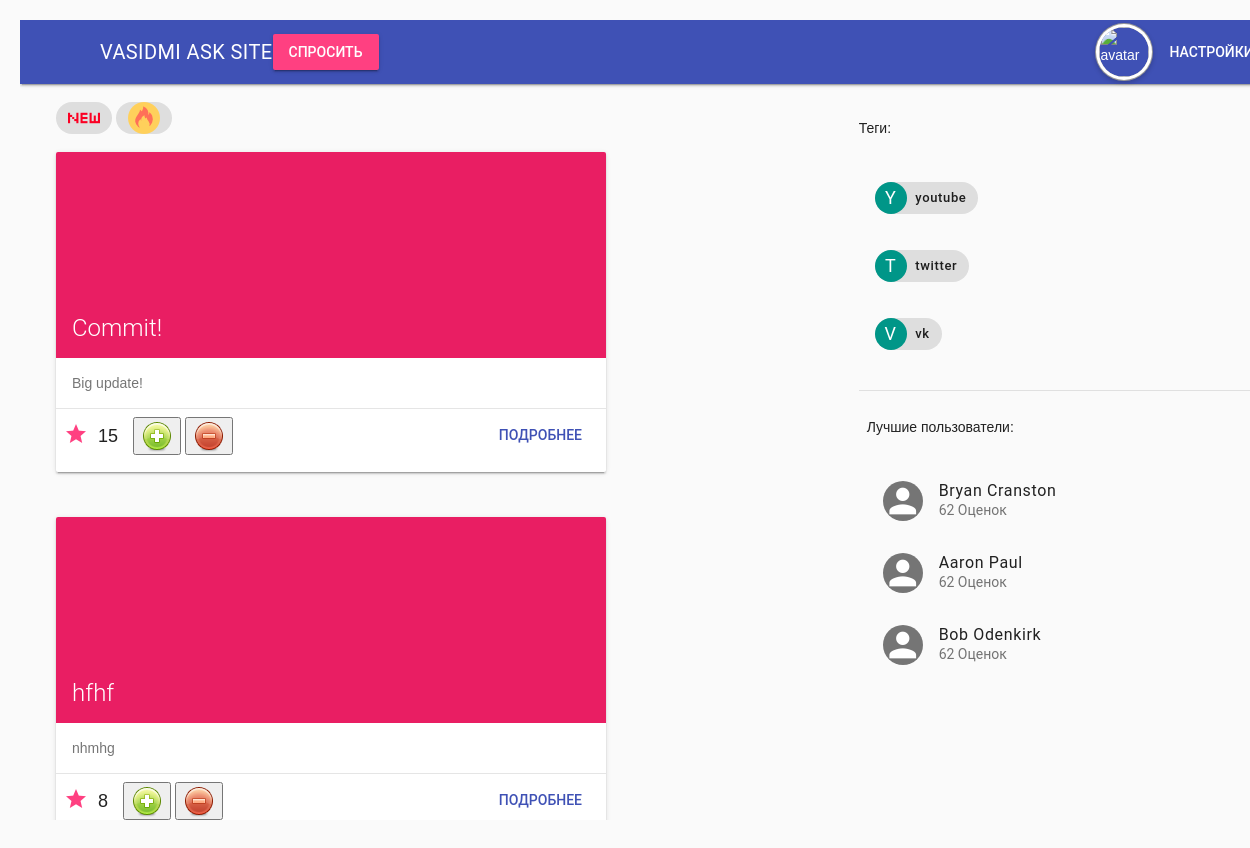
Page /q/new/ (signed in) on the committed database.
### questions/models.py (models this page shows, shortened)
class Question(models.Model):
    class Meta:
        db_table = "questions"
    user = models.ForeignKey(User)
    title = models.CharField(max_length = 255)
    text = models.TextField()
    rating = models.IntegerField(default = 0, db_index=True)
    created = models.DateTimeField(default = datetime.datetime.now)
    tags = models.ManyToManyField(Tag)
    objects=QuestionManager()

class Tag(models.Model):
    class Meta:
        db_table = "tags"
    name = models.CharField(max_length = 20, unique = True)
    used = models.IntegerField(default=0)
    objects=TagManager()

### questions/views.py (the view)
# urls.py: url(r'^q/new/$', views.questions_list, name='new_q'),
def questions_list(request):
    if request.POST and 'qfilter' in request.POST:
        qfilter = request.POST['qfilter']
        if qfilter == 'new':
            questions = Question.objects.newest()
        if qfilter == 'trend':
            questions = Question.objects.hot()
        request.session['qfilter'] = qfilter
        return HttpResponse("reload")
    else:
        if 'qfilter' in request.session:
            qfilter = request.session['qfilter']
            if qfilter == 'new':
                questions = Question.objects.newest()
            if qfilter == 'trend':
                questions = Question.objects.hot()
        else:
            questions = Question.objects.newest()
    page = request.GET.get('page')
    tags = Tag.objects.getPopularTags()
    return render(request, 'questions/questions_list.html', {'questions': questions,'tags':tags,'paginator':PaginatorClass.paginate(questions,page)})

### questions/models.py (called while the page is built)
    def newest(self):
        return self.order_by('-id')

    def getPopularTags(self):
        tags = Tag.objects.all()
        return sorted(tags,key=lambda tag:tag.used, reverse=True)[0:3]

### questions/paginator.py (called while the page is built)
    def paginate(data, page):
        paginator = Paginator(data, 3)
        try:
            paginator = paginator.page(page)
        except PageNotAnInteger:
            paginator = paginator.page(1)
        except EmptyPage:
            if int(page) < 1:
                paginator = paginator.page(1)
            else:
                paginator = paginator.page(paginator.num_pages)
        return paginator

### questions/templates/questions/questions_list.html
{% extends 'questions/base.html' %}{% block post %} {% if questions.count == 0 %}
<h5>Нет вопросов</h5> {% else %} {% for question in paginator %}
<div class="demo-card-square mdl-card mdl-shadow--2dp">
  <div class="mdl-card__title mdl-card--expand">
    <h2 class="mdl-card__title-text">{{ question.title }}</h2>
  </div>
  <div class="mdl-card__supporting-text">
    {{ question.text|truncatewords:20 }}
  </div>
  <div class="mdl-card__actions mdl-card--border">
    <a style="float: left;margin-top: 5px" class="mdl-list__item-secondary-action"><i class="material-icons">star</i></a>
    <p post-rating-id="{{ question.pk }}" style="float: left;font-size: large;margin-top: 7px;margin-left: 10px">{{ question.rating }}</p>
    {% if user.is_authenticated %}
    <button id="likebtn" q-id="{{ question.pk }}" style="margin-left: 15"><img src="/like.png" style="vertical-align: middle"></button>
    <button id="dislikebtn" q-id="{{ question.pk }}"><img src="/dislike.png" style="vertical-align: middle"></button> {% endif %}
    <a href="{% url 'post' question.id %}" class="mdl-button mdl-button--colored mdl-js-button mdl-js-ripple-effect" style="float: right;">
          Подробнее
        </a>
  </div>
</div>
{% endfor %} {% endif %} {% include 'questions/pagination.html' %} {% endblock %}

### questions/templates/questions/site_tags.html
<ul class="demo-list-item mdl-list">
  {% for tag in tags %}
  <li class="mdl-list__item">
    <span class="mdl-list__item-primary-content">
      <span class="mdl-chip mdl-chip--contact">
    <span class="mdl-chip__contact mdl-color--teal mdl-color-text--white">{{ tag.name|slice:"1"|capfirst }}</span>
    <a style="text-decoration: none;color: inherit;" href="/posts/tag/{{tag.name}}"><span class="mdl-chip__text">{{ tag.name }}</span></a>
    </span>
    </span>
  </li>
  {% endfor %}
</ul>

### questions/static/css/question.css (style rules this page uses)
.demo-card-square.mdl-card { width: 550px; height: 320px; margin-left: 20px; margin-bottom: 45px; }
.demo-card-square>.mdl-card__title { color: #fff; background: url('https://getmdl.io/assets/demos/dog.png') bottom right 15% no-repeat #E91E63; }
body { padding: 20px; background: #fafafa; position: relative; }

### rows in the picture
Question: title "Commit!", text "Big update!", rating "15"
Question: title "hfhf", text "nhmhg", rating "8"
Tag: name "Y", name "youtube"
Tag: name "T", name "twitter"
Tag: name "V", name "vk"
